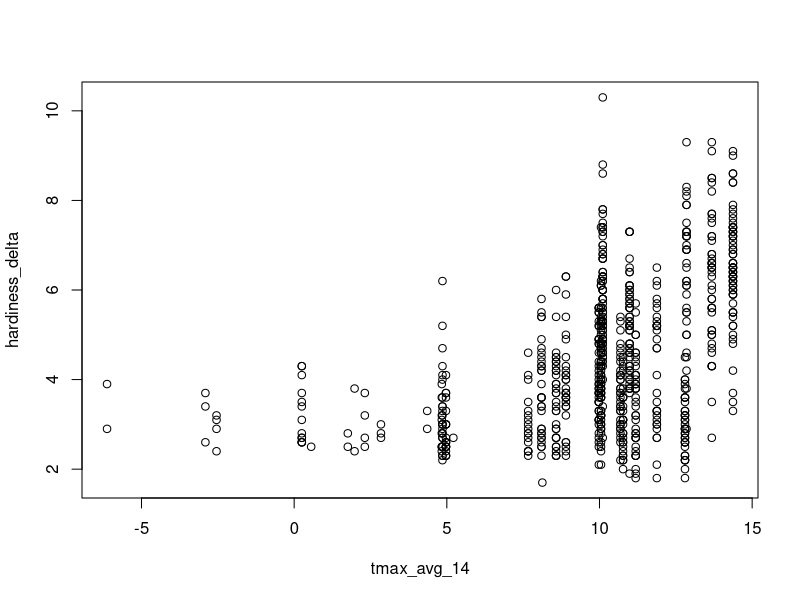

Recreate this plot in R.
# Trying to get just deacclimation phase by filtering for negative percent change with large magnitude
library(tidyr)
library(dplyr)
# setting wd to ./bayesian to adhere to analogue to ML wd
setwd("c:/users/adamf/onedrive/documents/code/hardiness/bayesian")

# load hardiness data
data <- read.csv("../data/model_train.csv")

# deacclimation can be estimated with negative percent change and large magnitude. Also filter out anomalies that are in 
# in late winter
pct_threshold = 0.1 # 0.075 results in 858 rows, 0.1 results in 734 rows
deacc <- data[(data["hardiness_pct_chg"] < 0) & 
        (abs(data["hardiness_pct_chg"]) > pct_threshold) & 
        (data["month"] < 11),] %>%
        drop_na() 

plot(hardiness_delta ~ tmax_avg_14, data = deacc)
